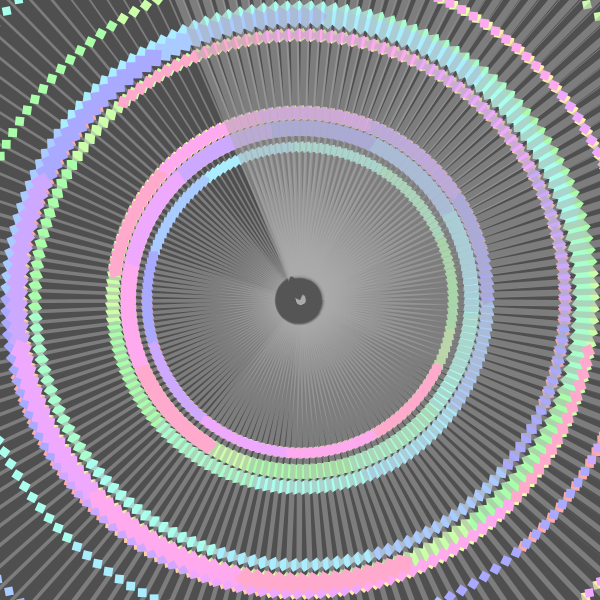
Frame 1 (no input)
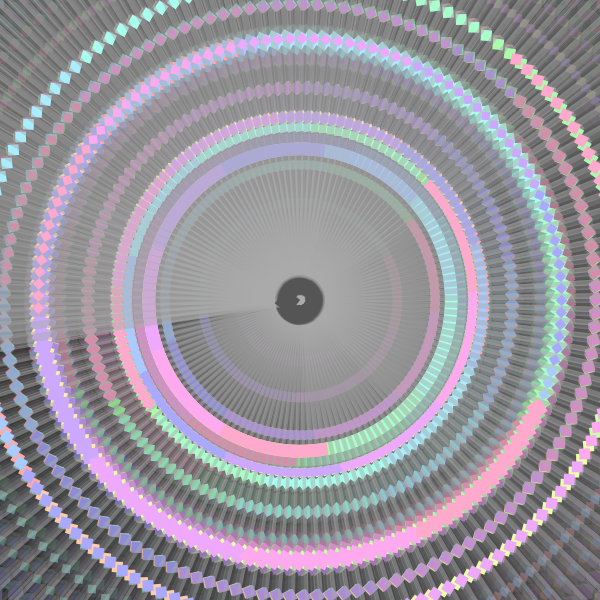
Frame 60 (the mouse pressed at the canvas centre just before this capture)
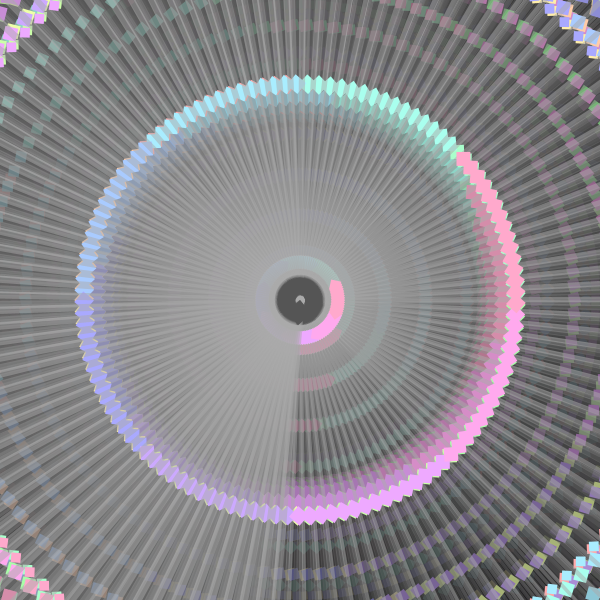
Frame 120 (the mouse held since frame 60 and released just before this capture)

The Processing sketch that drew these frames (run headless with seeded random() and noise(); from frame 60 on, the mouse is pressed at the canvas centre):

// Processing sketch: processing_143932
// ── processing_143932.pde

// Konkuk University
// Department of Dynamic Media
// SOS iDesign
// Name:Lee hyejin
// ID:hye-jin



float angle=4;
   
void setup(){
  size(600,600);
  background(95);
  colorMode(HSB, width);
}
   
void draw(){
  noStroke();
  fill(0,100);
  rect(0,0,width,height);
   
  
  angle += 0.01;
   
 
  translate(width/2,height/2);
  scale(0.9);
  
  for (int i=0; i<width; i+=40){
    for (int j=0; j<height; j+=40){
    rotate(-angle/100);
     
    pushMatrix();
    stroke(400,300);    
    strokeWeight(i/60);
    fill(200);            
    
    line(0,0,600,600); 
    noStroke();
    rect(0,0,20,20);
    rect(600,600,20,20);
      pushMatrix();
      for (int k=0; k<width; k+=40){
        noStroke();
        fill(i,200,600);
        translate(125,400);
        rotate(-angle/1);
        scale(0.95);
        rect(500,100,20,20);
      }
      popMatrix();    
    popMatrix();
    }
  }
}
 
